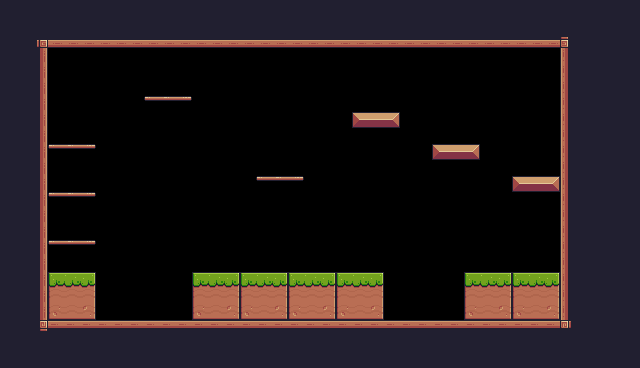

Tiled map render using the project's own tile images. Description and the whole map definition, tile-layer contents included, below:
An orthogonal 40x23 tile map with 16x16 px tiles, 1 tile layer (Background) and 26 objects (8x Platform, 7x Fruit, 2x Saw, Player, Checkpoint).

<map version="1.10" tiledversion="1.11.2" orientation="orthogonal" renderorder="right-down" width="40" height="23" tilewidth="16" tileheight="16" infinite="0" nextlayerid="6" nextobjectid="111">
 <tileset firstgid="1" source="Pixel Adventure.tsx" />
 <layer id="1" name="Background" width="40" height="23">
  <properties>
   <property name="BackgroundColor" value="Gray" />
  </properties>
  <data encoding="csv">
24,24,24,24,24,24,24,24,24,24,24,24,24,24,24,24,24,24,24,24,24,24,24,24,24,24,24,24,24,24,24,24,24,24,24,24,24,24,24,24,
24,24,24,24,24,24,24,24,24,24,24,24,24,24,24,24,24,24,24,24,24,24,24,24,24,24,24,24,24,24,24,24,24,24,24,24,24,24,24,24,
24,24,92,134,134,134,134,134,134,134,134,134,134,134,134,134,134,134,134,134,134,134,134,134,134,134,134,134,134,134,134,134,134,134,134,93,24,24,24,24,
24,24,113,0,0,0,0,0,0,0,0,0,0,0,0,0,0,0,0,0,0,0,0,0,0,0,0,0,0,0,0,0,0,0,0,111,24,24,24,24,
24,24,113,0,0,0,0,0,0,0,0,0,0,0,0,0,0,0,0,0,0,0,0,0,0,0,0,0,0,0,0,0,0,0,0,111,24,24,24,24,
24,24,113,0,0,0,0,0,0,0,0,0,0,0,0,0,0,0,0,0,0,0,0,0,0,0,0,0,0,0,0,0,0,0,0,111,24,24,24,24,
24,24,113,0,0,0,0,0,0,40,41,42,0,0,0,0,0,0,0,0,0,0,0,0,0,0,0,0,0,0,0,0,0,0,0,111,24,24,24,24,
24,24,113,0,0,0,0,0,0,0,0,0,0,0,0,0,0,0,0,0,0,0,13,14,15,0,0,0,0,0,0,0,0,0,0,111,24,24,24,24,
24,24,113,0,0,0,0,0,0,0,0,0,0,0,0,0,0,0,0,0,0,0,0,0,0,0,0,0,0,0,0,0,0,0,0,111,24,24,24,24,
24,24,113,40,41,42,0,0,0,0,0,0,0,0,0,0,0,0,0,0,0,0,0,0,0,0,0,13,14,15,0,0,0,0,0,111,24,24,24,24,
24,24,113,0,0,0,0,0,0,0,0,0,0,0,0,0,0,0,0,0,0,0,0,0,0,0,0,0,0,0,0,0,0,0,0,111,24,24,24,24,
24,24,113,0,0,0,0,0,0,0,0,0,0,0,0,0,40,41,42,0,0,0,0,0,0,0,0,0,0,0,0,0,13,14,15,111,24,24,24,24,
24,24,113,40,41,42,0,0,0,0,0,0,0,0,0,0,0,0,0,0,0,0,0,0,0,0,0,0,0,0,0,0,0,0,0,111,24,24,24,24,
24,24,113,0,0,0,0,0,0,0,0,0,0,0,0,0,0,0,0,0,0,0,0,0,0,0,0,0,0,0,0,0,0,0,0,111,24,24,24,24,
24,24,113,0,0,0,0,0,0,0,0,0,0,0,0,0,0,0,0,0,0,0,0,0,0,0,0,0,0,0,0,0,0,0,0,111,24,24,24,24,
24,24,113,40,41,42,0,0,0,0,0,0,0,0,0,0,0,0,0,0,0,0,0,0,0,0,0,0,0,0,0,0,0,0,0,111,24,24,24,24,
24,24,113,0,0,0,0,0,0,0,0,0,0,0,0,0,0,0,0,0,0,0,0,0,0,0,0,0,0,0,0,0,0,0,0,111,24,24,24,24,
24,24,113,7,8,9,0,0,0,0,0,0,7,8,9,7,8,9,7,8,9,7,8,9,0,0,0,0,0,7,8,9,7,8,9,111,24,24,24,24,
24,24,113,29,30,31,0,0,0,0,0,0,29,30,31,29,30,31,29,30,31,29,30,31,0,0,0,0,0,29,30,31,29,30,31,111,24,24,24,24,
24,24,113,51,52,53,0,0,0,0,0,0,51,52,53,51,52,53,51,52,53,51,52,53,0,0,0,0,0,51,52,53,51,52,53,111,24,24,24,24,
24,24,114,90,90,90,90,90,90,90,90,90,90,90,90,90,90,90,90,90,90,90,90,90,90,90,90,90,90,90,90,90,90,90,90,115,24,24,24,24,
24,24,24,24,24,24,24,24,24,24,24,24,24,24,24,24,24,24,24,24,24,24,24,24,24,24,24,24,24,24,24,24,24,24,24,24,24,24,24,24,
24,24,24,24,24,24,24,24,24,24,24,24,24,24,24,24,24,24,24,24,24,24,24,24,24,24,24,24,24,24,24,24,24,24,24,24,24,24,24,24
</data>
 </layer>
 <objectgroup id="3" name="Spawnpoints" class="Checkpoint">
  <object id="67" name="Player" type="Player" x="512" y="64" width="32" height="32" />
  <object id="92" name="Bananas" type="Fruit" x="64" y="112" width="32" height="32" />
  <object id="93" name="apple" type="Fruit" x="64" y="160" width="32" height="32" />
  <object id="94" name="Bananas" type="Fruit" x="64" y="208" width="32" height="32" />
  <object id="95" name="orange" type="Fruit" x="256" y="144" width="32" height="32" />
  <object id="96" name="Bananas" type="Fruit" x="352" y="80" width="32" height="32" />
  <object id="97" name="Bananas" type="Fruit" x="384" y="80" width="32" height="32" />
  <object id="98" name="kiwi" type="Fruit" x="512" y="144" width="32" height="32" />
  <object id="104" type="Saw" x="160" y="64" width="32" height="32">
   <properties>
    <property name="isVertical" type="bool" value="false" />
    <property name="offNeg" type="float" value="6" />
    <property name="offPos" type="float" value="3" />
   </properties>
  </object>
  <object id="105" type="Saw" x="112" y="288" width="32" height="32">
   <properties>
    <property name="isVertical" type="bool" value="true" />
    <property name="offNeg" type="float" value="7" />
    <property name="offPos" type="float" value="8" />
   </properties>
  </object>
  <object id="110" type="Checkpoint" x="208" y="208" width="64" height="64" />
 </objectgroup>
 <objectgroup id="5" name="Collisions">
  <object id="71" x="32" y="48" width="16" height="288" />
  <object id="73" x="48" y="320" width="512" height="16" />
  <object id="74" x="48" y="272" width="48" height="48" />
  <object id="75" x="192" y="272" width="192" height="48" />
  <object id="76" x="464" y="272" width="96" height="48" />
  <object id="77" x="560" y="48" width="32" height="288" />
  <object id="78" x="32" y="32" width="544" height="16" />
  <object id="79" type="Platform" x="432" y="144" width="48" height="16" />
  <object id="80" type="Platform" x="352" y="112" width="48" height="16" />
  <object id="81" type="Platform" x="352" y="112" width="48" height="16" />
  <object id="82" type="Platform" x="144" y="96" width="48" height="16" />
  <object id="84" type="Platform" x="256" y="176" width="48" height="16" />
  <object id="85" type="Platform" x="48" y="144" width="48" height="16" />
  <object id="86" type="Platform" x="48" y="192" width="48" height="16" />
  <object id="87" type="Platform" x="48" y="240" width="48" height="16" />
 </objectgroup>
</map>
